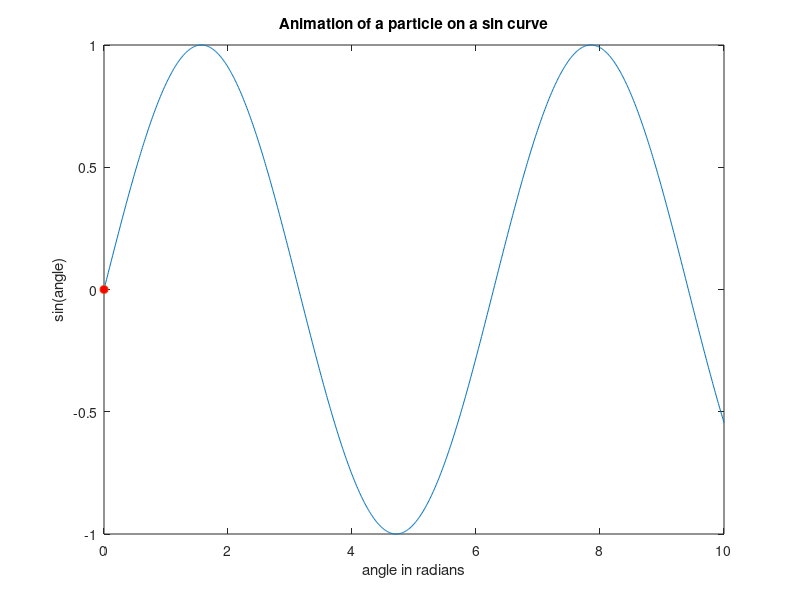

Reproduce this figure in MATLAB. (Note: this script raises an error after producing the figure.)
%  Example animating a particle moving on a sine curve
%  Modified from something I found online from mathworks
%   JCK for class on 3/1/18
%
x = 0:.01:10;  %make 10,000 data points from 0 to 10
y = sin(x);
%
plot(x,y)   % make the basic sin plot
xlabel('angle in radians')
ylabel('sin(angle)')
title('Animation of a particle on a sin curve')
%
hold on   % causes future plots to appear on same axes

p = plot(x(1),y(1),'o','MarkerFaceColor','red');  % plot the first marker as circle in red

hold off   % future plots would not appear on this set of axes

axis manual  % keep axes scaled to what they are

for k = 2:length(x)
    p.XData = x(k);     % set the XData property of p to x(k)
    p.YData = y(k);     % set the YData property of p to y(k)
    %drawnow             % update p, the plot
    pause(.05)          % slows down the plot, rather than drawnow, it's draw in .05s
end